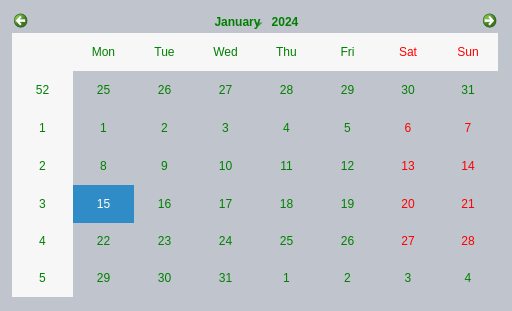
<?xml version="1.0" encoding="UTF-8"?>
<ui version="4.0">
 <class>MainWindow</class>
 <widget class="QMainWindow" name="MainWindow">
  <property name="geometry">
   <rect>
    <x>0</x>
    <y>0</y>
    <width>512</width>
    <height>311</height>
   </rect>
  </property>
  <property name="windowTitle">
   <string>PostX-Calendar v.2</string>
  </property>
  <property name="styleSheet">
   <string notr="true">*{
background-color:#c0c4cc;
color: green;
border: 1px solid #c0c4cc;
border-radius: 3px;
}</string>
  </property>
  <widget class="QWidget" name="centralWidget">
   <property name="styleSheet">
    <string notr="true"/>
   </property>
   <layout class="QGridLayout" name="gridLayout">
    <item row="0" column="0">
     <widget class="QCalendarWidget" name="calendarWidget">
      <property name="styleSheet">
       <string notr="true">*{
background-color:#c0c4cc;
color: green;
border: 1px solid #c0c4cc;
border-radius: 3px;
}</string>
      </property>
     </widget>
    </item>
   </layout>
  </widget>
 </widget>
 <layoutdefault spacing="6" margin="11"/>
 <resources/>
 <connections/>
</ui>
